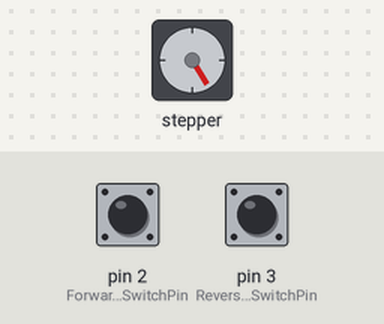
Bench run of a sketch on a simulated Arduino Uno, built with avr-gcc and run on an emulated ATmega328P. Shown: stepper motor. Inputs (shaded band) come from the test bench; at power-on: pin 2 (ForwardLimitSwitchPin) HIGH, pin 3 (ReverseLimitSwitchPin) HIGH. Stepper angles assume 200 steps per turn.

Above: at 1.2 s.
1.3 s: pin 2 (ForwardLimitSwitchPin) pulled LOW for 0.15 s
At 1.66 s:
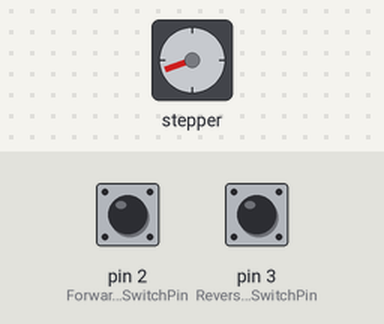
4.3 s: pin 3 (ReverseLimitSwitchPin) pulled LOW for 0.15 s
At 4.68 s:
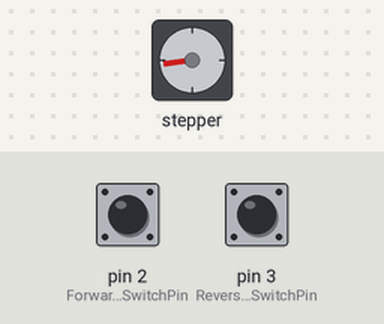
7.3 s: pin 2 (ForwardLimitSwitchPin) pulled LOW for 1 s
At 7.7 s:
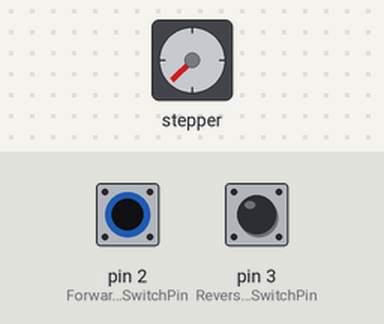
10.5 s: pin 3 (ReverseLimitSwitchPin) pulled LOW for 1 s
Timing chart, 0 to 14.5 s (numbered marks = the images above; inputs shaded):
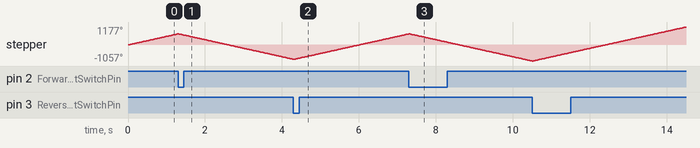

The sketch:

sketch_may25a.ino
```cpp
#include <Stepper.h>


const int ForwardLimitSwitchPin = 2;
const int ReverseLimitSwitchPin = 3;
const int StepperStepPin = 4;
const int StepperDirectionPin = 5;
const int LimitSwitchActivated = LOW;  // Limit switch grounds pin
const int StepperMaxRPM = 100;

Stepper stepper(200, StepperStepPin, StepperDirectionPin);

void setup() {
   pinMode(ForwardLimitSwitchPin, INPUT_PULLUP);
   pinMode(ReverseLimitSwitchPin, INPUT_PULLUP);
   stepper.setSpeed(StepperMaxRPM);
}

void loop() {
   // Step forward until the limit switch is activated
   while (digitalRead(ForwardLimitSwitchPin) != LimitSwitchActivated) {
       stepper.step(1);
   }
   // Step reverse until the limit switch is activated
   while (digitalRead(ReverseLimitSwitchPin) != LimitSwitchActivated) {
       stepper.step(-1);
   }
}
```
